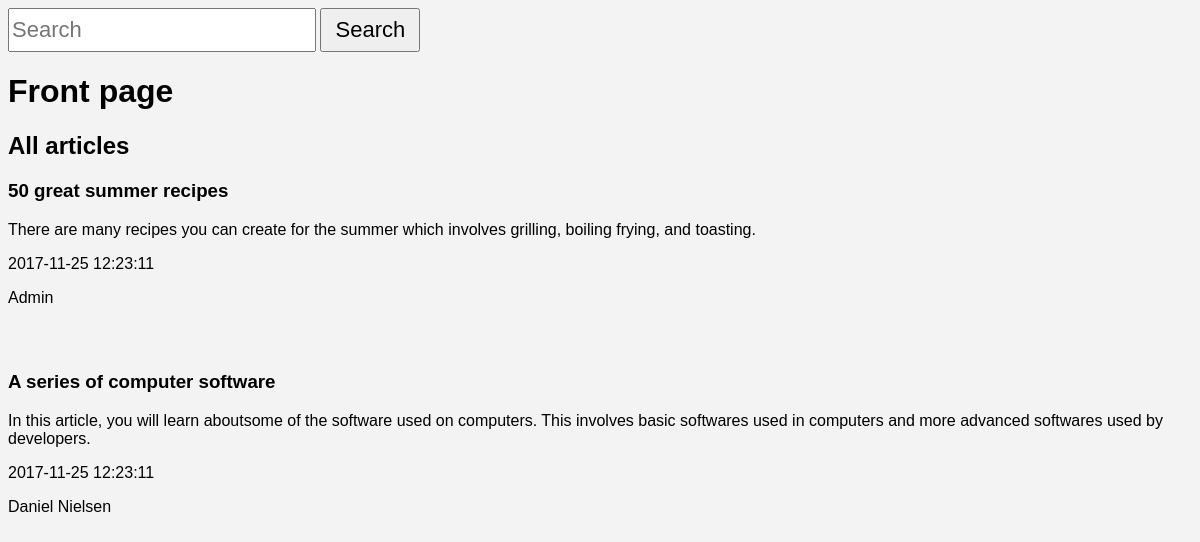
The app's page /search/index.php with its own data.
### tables this page shows
CREATE TABLE `article` (
  `a_id` int(11) NOT NULL,
  `a_title` varchar(256) NOT NULL,
  `a_text` text NOT NULL,
  `a_author` varchar(256) NOT NULL,
  `a_date` datetime NOT NULL
);

### search/index.php (the view)
<?php
    include 'header.php';
?>
<form action="search.php" method="POST">
    <input type="text" name="search" placeholder="Search">
    <button type="submit" name="submit-search">Search</button>
</form>
<h1>Front page</h1>
<h2>All articles</h2>
<div class="article_container">
<?php
    $sql = "SELECT * FROM article";
    $result = mysqli_query($conn, $sql);
    $queryResults = mysqli_num_rows($result);
    if($queryResults > 0){
        while($row = mysqli_fetch_assoc($result)){
            echo "<div class='article-box'>
            <h3>".$row['a_title']."</h3>
            <p>".$row['a_text']."</p>
            <p>".$row['a_date']."</p>
            <p>".$row['a_author']."</p>
            </div>";
        }
    }
?>
</div>
</body>
</html>

### search/style.css (style rules this page uses)
body { background-color: #f3f3f3; font-family: Arial, Helvetica, sans-serif; }
.article-box { padding-bottom: 30px; width: 100%; }
input { padding: 0px 2px; width: 300px; height: 40px; font-size: 22px; }
button { width: 100px; height: 44px; font-size: 22px; }

### records on screen
article: a_title "50 great summer recipes", a_text "There are many recipes you can create for the summer which involves grilling, boiling frying, and toasting.", a_date "2017-11-25 12:23:11", a_author "Admin"
article: a_title "A series of computer software", a_text "In this article, you will learn aboutsome of the software used on computers. This involves basic softwares used in computers and more advanced softwares used by developers.", a_date "2017-11-25 12:23:11", a_author "Daniel Nielsen"
